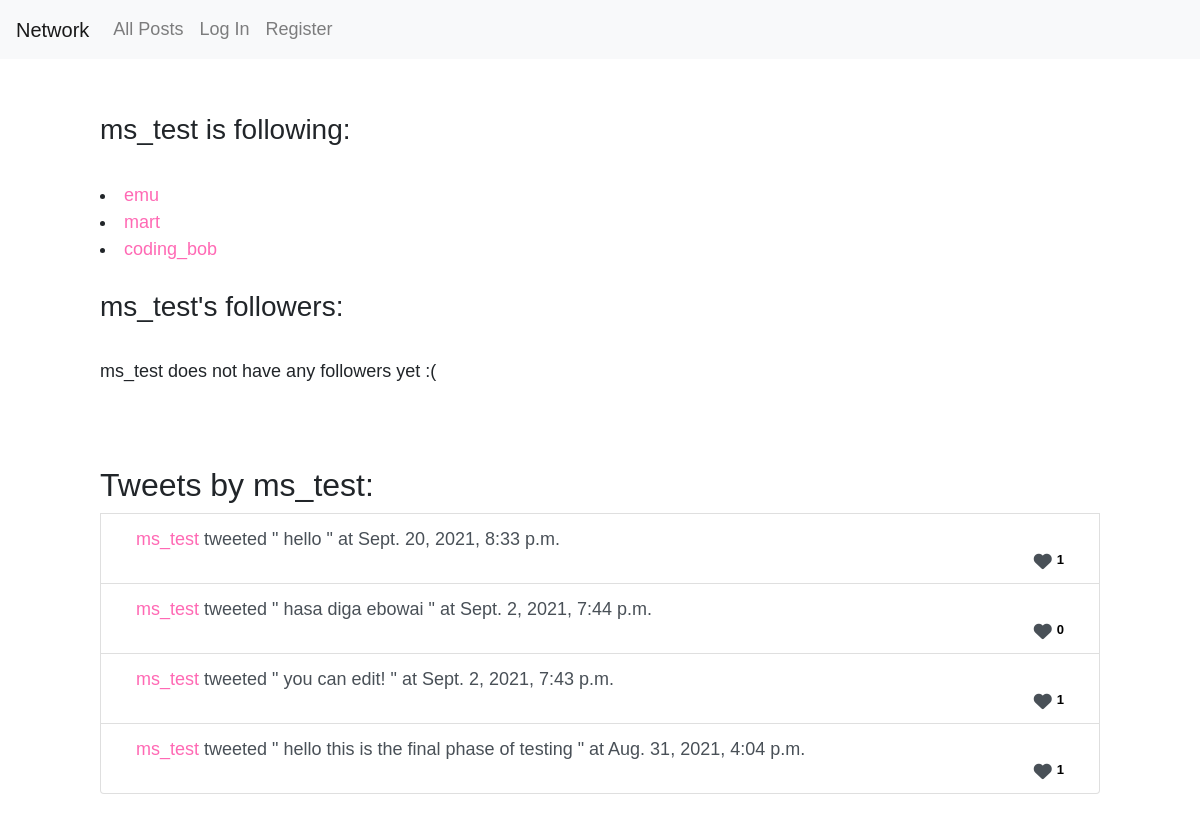
/profile/7, run on an earlier commit of the app's database.
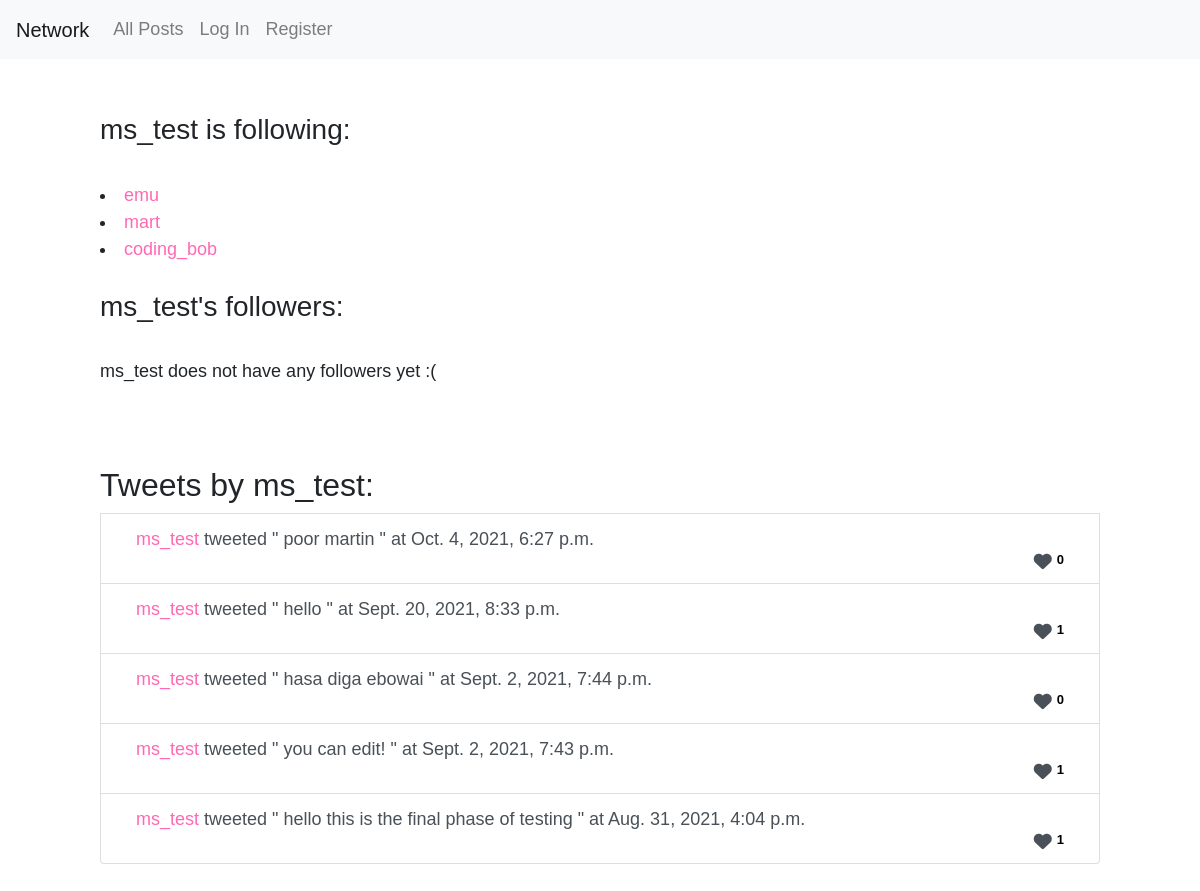
And on a later commit of the database.
### network/models.py (models this page shows, shortened)
class User(AbstractUser):
    pass

class Post(models.Model):
    user = models.ForeignKey(User, on_delete=models.CASCADE, default=0)
    user_name = models.CharField(max_length=25, default="string", null=True, blank=True)
    post = models.CharField(max_length=1440, default='', null=True, blank=True)
    time_added = models.DateTimeField(max_length=64, default=datetime.now(timezone.utc))
    likes = models.IntegerField(default="0")

### network/views.py (the view)
# urls.py: path("profile/<int:id>", views.load_profile, name="load_profile"),
def load_profile(request, id):
    form = EditForm()
    profileposts = Post.objects.filter(user=id).order_by('-time_added')
    for post in profileposts:
        post.likes = Like.objects.filter(post=post).count()
        post.save()
    valus = profileposts.values_list('id', 'user', 'user_name', 'post', 'time_added', 'likes') #displays all the informatin about the above posts
    user1 = User.objects.filter(id=id)
    user_1 = user1.values_list('id', 'username')
    followz = Follow.objects.filter(follower=id) #gets all of the instances of a follow where the follower matches ID passed into function
    follow_values = followz.values_list('followee_id') #processes the ID of the above
    my_list = []
    for i in follow_values: #this loop takes the ID of all users followed by the user whose profile page u are on and prints out ID & username
        fv = User.objects.filter(id=i[0])
        followers = fv.values_list('id', 'username')
        my_list.append(followers)
    fol = Follow.objects.filter(followee=id)
    followed_by = fol.values_list('follower_id')
    followers_list = []
    for i in followed_by:
        fl = User.objects.filter(id=i[0])
        flos = fl.values_list('id', 'username')
        followers_list.append(flos)
    smem = Like.objects.filter(liker=request.user.id)
    smeg = smem.values_list('post')
    liked_posts = []
    for i in smeg:
        liked_posts.append(i[0])
    paginator = Paginator(valus, 10)
    page_number = request.GET.get('page')
    page_obj = paginator.get_page(page_number)
    smoo = Follow.objects.filter(follower=request.user.id, followee=id).exists()
    print("this is valus:", valus)
    print("this is pee peooo page_objs", page_obj)
    return render(request, "network/profilepage.html", {
        "form" : form,
        "valus": valus,
        "user_1": user_1,
        "my_list": my_list,
        "smoo": smoo,
        "followers_list": followers_list,
        "page_obj": page_obj,
        "profileposts" : profileposts,
        "liked_posts": liked_posts
    })

### network/templates/network/profilepage.html (shortened to what this page needs)
{% extends "network/layout.html" %}
{% load static %}
{% block body %}
<div style="padding-left: 100px; padding-right: 100px;"><br><br>
<h3>{{user_1.0.1}} is following:</h3>
<br>
{% for i in my_list %}
 <li><a href="{% url 'load_profile' i.0.0 %}"> {{ i.0.1 }}</a></li>
{% endfor %} <br>
<h3>{{user_1.0.1}}'s followers:</h3> <br>
{% if not followers_list %}
{{user_1.0.1}} does not have any followers yet :(
{% endif %}
<br><br>
<br><br>
<h2>Tweets by {{user_1.0.1}}:</h2>
{% for i in page_obj %}
<li class="list-group-item list-group-item-action"> <div class="container">
<div id="divvo_{{ i.0 }}"><div class="tweeto_{{ i.0 }}"> <a href="{% url 'load_profile' i.1 %}"> {{ i.2 }} </a>tweeted " {{ i.3 }} " at {{ i.4 }} </div> </div>
{% if user.is_authenticated and i.0 not in liked_posts %}
<i class="fas fa-heart" id="authenticatedheart{{i.0}}"><div class="likes" id="likes{{i.0}}">   {{i.5}}</div> </i>
{% elif i.0 in liked_posts %}
<i class="fas fa-heart" id="authenticatedheart{{i.0}}" style="color:pink;"><div class="likes" id="likes{{i.0}}">   {{i.5}}</div> </i>
{% else %}
<i class="fas fa-heart" id="unauthenticatheart{{i.0}}"><div class="likes" id="likes{{i.0}}">   {{i.5}}</div> </i>
{% endif %}
{% endfor %}
</li></div><br><br>
{% endblock %}

What changed in the data, as far as the page shows it:
added Post: user_name "ms_test", post "poor martin", time_added "Oct. 4, 2021, 6:27 p.m.", likes "0"
